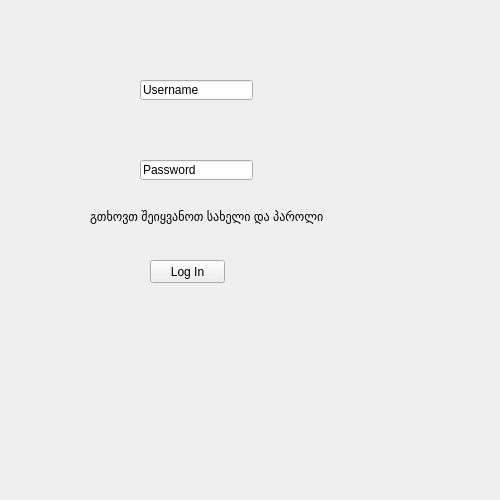
<?xml version="1.0" encoding="UTF-8"?>
<ui version="4.0">
 <class>MainWindow</class>
 <widget class="QMainWindow" name="MainWindow">
  <property name="geometry">
   <rect>
    <x>0</x>
    <y>0</y>
    <width>500</width>
    <height>500</height>
   </rect>
  </property>
  <property name="minimumSize">
   <size>
    <width>500</width>
    <height>500</height>
   </size>
  </property>
  <property name="maximumSize">
   <size>
    <width>500</width>
    <height>500</height>
   </size>
  </property>
  <property name="windowTitle">
   <string>MainWindow</string>
  </property>
  <widget class="QWidget" name="centralwidget">
   <widget class="QStackedWidget" name="stackedWidget">
    <property name="geometry">
     <rect>
      <x>30</x>
      <y>20</y>
      <width>331</width>
      <height>351</height>
     </rect>
    </property>
    <property name="currentIndex">
     <number>0</number>
    </property>
    <widget class="QWidget" name="page">
     <widget class="QPushButton" name="login_button">
      <property name="geometry">
       <rect>
        <x>120</x>
        <y>240</y>
        <width>75</width>
        <height>23</height>
       </rect>
      </property>
      <property name="text">
       <string>Log In</string>
      </property>
     </widget>
     <widget class="QLineEdit" name="name">
      <property name="geometry">
       <rect>
        <x>110</x>
        <y>60</y>
        <width>113</width>
        <height>20</height>
       </rect>
      </property>
      <property name="text">
       <string>Username</string>
      </property>
     </widget>
     <widget class="QLineEdit" name="password">
      <property name="geometry">
       <rect>
        <x>110</x>
        <y>140</y>
        <width>113</width>
        <height>20</height>
       </rect>
      </property>
      <property name="text">
       <string>Password</string>
      </property>
     </widget>
     <widget class="QLabel" name="text">
      <property name="geometry">
       <rect>
        <x>60</x>
        <y>186</y>
        <width>261</width>
        <height>21</height>
       </rect>
      </property>
      <property name="text">
       <string>გთხოვთ შეიყვანოთ სახელი და პაროლი</string>
      </property>
     </widget>
    </widget>
    <widget class="QWidget" name="page_2">
     <widget class="QLabel" name="from_label">
      <property name="geometry">
       <rect>
        <x>120</x>
        <y>10</y>
        <width>81</width>
        <height>20</height>
       </rect>
      </property>
      <property name="text">
       <string>from currency</string>
      </property>
     </widget>
     <widget class="QComboBox" name="from_box">
      <property name="geometry">
       <rect>
        <x>110</x>
        <y>50</y>
        <width>91</width>
        <height>22</height>
       </rect>
      </property>
      <item>
       <property name="text">
        <string>ლარი</string>
       </property>
      </item>
      <item>
       <property name="text">
        <string>დოლარი</string>
       </property>
      </item>
      <item>
       <property name="text">
        <string>ევრო</string>
       </property>
      </item>
     </widget>
     <widget class="QLabel" name="to_label">
      <property name="geometry">
       <rect>
        <x>120</x>
        <y>100</y>
        <width>81</width>
        <height>20</height>
       </rect>
      </property>
      <property name="text">
       <string>to currency</string>
      </property>
     </widget>
     <widget class="QComboBox" name="to_box">
      <property name="geometry">
       <rect>
        <x>110</x>
        <y>150</y>
        <width>91</width>
        <height>22</height>
       </rect>
      </property>
      <item>
       <property name="text">
        <string>ლარი</string>
       </property>
      </item>
      <item>
       <property name="text">
        <string>დოლარი</string>
       </property>
      </item>
      <item>
       <property name="text">
        <string>ევრო</string>
       </property>
      </item>
     </widget>
     <widget class="QPushButton" name="convert_button">
      <property name="geometry">
       <rect>
        <x>100</x>
        <y>220</y>
        <width>111</width>
        <height>23</height>
       </rect>
      </property>
      <property name="text">
       <string>კონვერტირება</string>
      </property>
     </widget>
     <widget class="QLabel" name="empty_label">
      <property name="geometry">
       <rect>
        <x>130</x>
        <y>190</y>
        <width>47</width>
        <height>13</height>
       </rect>
      </property>
      <property name="text">
       <string/>
      </property>
     </widget>
     <widget class="QPushButton" name="clear_button">
      <property name="geometry">
       <rect>
        <x>100</x>
        <y>260</y>
        <width>111</width>
        <height>23</height>
       </rect>
      </property>
      <property name="text">
       <string>გასუფთავება</string>
      </property>
     </widget>
     <widget class="QPushButton" name="logout_button">
      <property name="geometry">
       <rect>
        <x>100</x>
        <y>320</y>
        <width>111</width>
        <height>23</height>
       </rect>
      </property>
      <property name="text">
       <string>Log Out</string>
      </property>
     </widget>
    </widget>
   </widget>
  </widget>
 </widget>
 <resources/>
 <connections/>
</ui>
